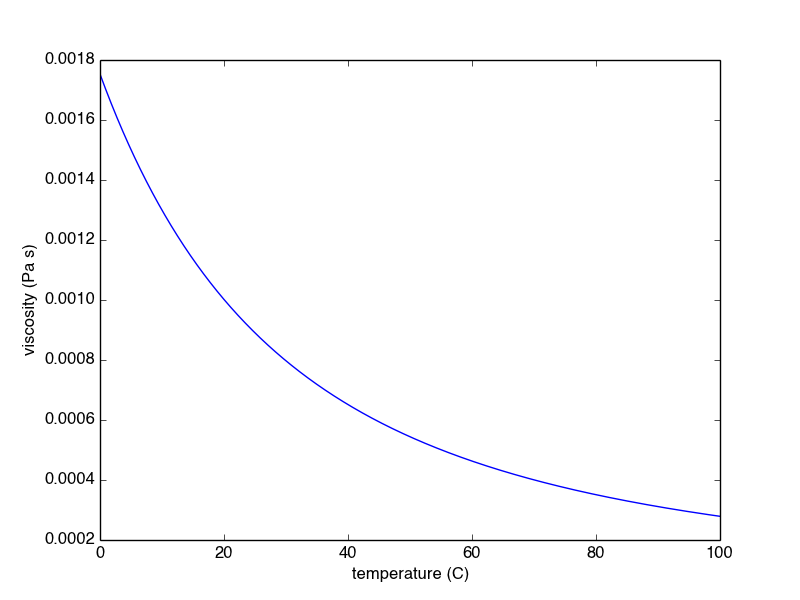

Here is the Python script that generated this plot:
# Exercise 5.19
import numpy as np
import matplotlib.pyplot as plt


def viscosity(T):
    A = 2.414e-5
    B = 247.8
    C = 140.0
    return A * 10 ** (B / (T + 273.15 - C))

T = np.linspace(0, 100, 10000)

plt.plot(T, viscosity(T))
plt.ylabel('viscosity (Pa s)')
plt.xlabel('temperature (C)')
plt.show()
